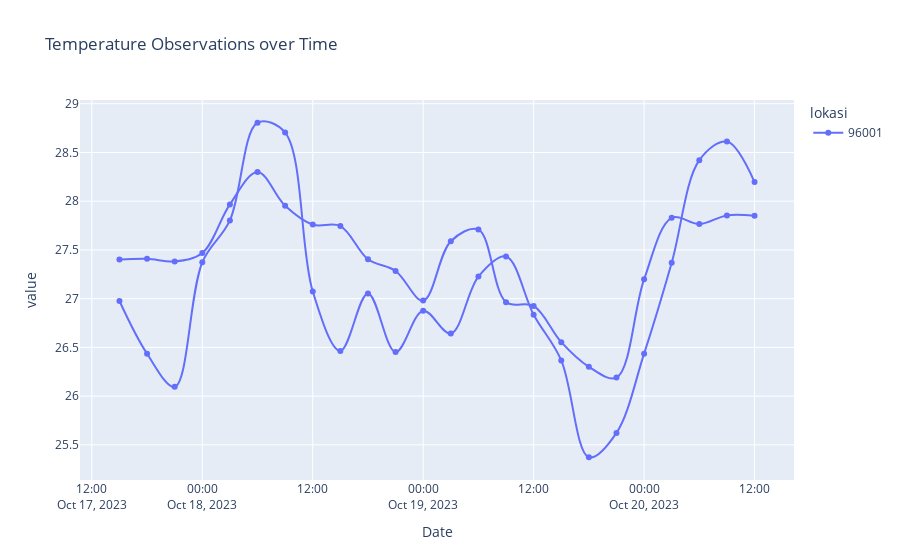

Notebook source saved alongside this figure:
### Code cell
px.line(combined[combined['lokasi'].isin([96001])],x='Date', y=['Prediction', 'suhu2m.degC.'], title='Temperature Observations over Time', color='lokasi', markers=True, orientation='v', line_shape='spline')

### Figure 1 — Plotly figure (JSON) as saved in the notebook; plotly's stock layout.template omitted (floating-point values rounded to 4 significant figures)
{"data": [{"hovertemplate": "lokasi=96001<br>variable=Prediction<br>Date=%{x}<br>value=%{y}<extra></extra>", "legendgroup": "96001", "line": {"color": "#636efa", "dash": "solid", "shape": "spline"}, "marker": {"symbol": "circle"}, "mode": "markers+lines", "name": "96001", "orientation": "v", "showlegend": true, "type": "scatter", "x": ["2023-10-17 15:00:00", "2023-10-17 18:00:00", "2023-10-17 21:00:00", "2023-10-18 00:00:00", "2023-10-18 03:00:00", "2023-10-18 06:00:00", "2023-10-18 09:00:00", "2023-10-18 12:00:00", "2023-10-18 15:00:00", "2023-10-18 18:00:00", "2023-10-18 21:00:00", "2023-10-19 00:00:00", "2023-10-19 03:00:00", "2023-10-19 06:00:00", "2023-10-19 09:00:00", "2023-10-19 12:00:00", "2023-10-19 15:00:00", "2023-10-19 18:00:00", "2023-10-19 21:00:00", "2023-10-20 00:00:00", "2023-10-20 03:00:00", "2023-10-20 06:00:00", "2023-10-20 09:00:00", "2023-10-20 12:00:00"], "xaxis": "x", "y": [26.98, 26.43, 26.09, 27.37, 27.8, 28.81, 28.7, 27.07, 26.46, 27.05, 26.45, 26.88, 26.64, 27.23, 27.43, 26.83, 26.37, 25.37, 25.62, 26.44, 27.37, 28.42, 28.61, 28.2], "yaxis": "y"}, {"hovertemplate": "lokasi=96001<br>variable=suhu2m.degC.<br>Date=%{x}<br>value=%{y}<extra></extra>", "legendgroup": "96001", "line": {"color": "#636efa", "dash": "solid", "shape": "spline"}, "marker": {"symbol": "circle"}, "mode": "markers+lines", "name": "96001", "orientation": "v", "showlegend": false, "type": "scatter", "x": ["2023-10-17 15:00:00", "2023-10-17 18:00:00", "2023-10-17 21:00:00", "2023-10-18 00:00:00", "2023-10-18 03:00:00", "2023-10-18 06:00:00", "2023-10-18 09:00:00", "2023-10-18 12:00:00", "2023-10-18 15:00:00", "2023-10-18 18:00:00", "2023-10-18 21:00:00", "2023-10-19 00:00:00", "2023-10-19 03:00:00", "2023-10-19 06:00:00", "2023-10-19 09:00:00", "2023-10-19 12:00:00", "2023-10-19 15:00:00", "2023-10-19 18:00:00", "2023-10-19 21:00:00", "2023-10-20 00:00:00", "2023-10-20 03:00:00", "2023-10-20 06:00:00", "2023-10-20 09:00:00", "2023-10-20 12:00:00"], "xaxis": "x", "y": [27.4, 27.41, 27.38, 27.47, 27.97, 28.3, 27.95, 27.76, 27.75, 27.4, 27.28, 26.98, 27.59, 27.71, 26.96, 26.93, 26.55, 26.3, 26.19, 27.2, 27.83, 27.77, 27.85, 27.85], "yaxis": "y"}], "layout": {"legend": {"title": {"text": "lokasi"}, "tracegroupgap": 0}, "title": {"text": "Temperature Observations over Time"}, "xaxis": {"anchor": "y", "domain": [0, 1], "title": {"text": "Date"}}, "yaxis": {"anchor": "x", "domain": [0, 1], "title": {"text": "value"}}}}
